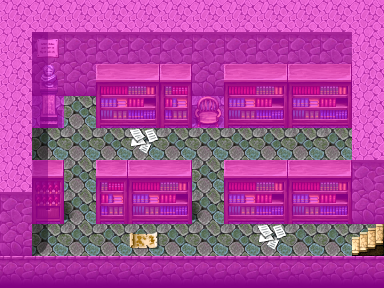

A level layout from a 2D game, rendered from its tile map. Below: a short description, then the map file with tile-grid data replaced by summaries:
An orthogonal 12x9 tile map with 32x32 px tiles, 4 tile layers (Ground, Objects, Above, Walkable), 12 tilesets and 3 objects (2x sign, mapchange).

<map version="1.0" orientation="orthogonal" width="12" height="9" tilewidth="32" tileheight="32">
    <tileset firstgid="1" name="map_25" tilewidth="32" tileheight="32">
        <image source="../drawable/map_25.png" width="256" height="256" />
    </tileset>
    <tileset firstgid="65" name="map_22" tilewidth="32" tileheight="32">
        <image source="../drawable/map_22.png" width="256" height="256" />
    </tileset>
    <tileset firstgid="129" name="map_5" tilewidth="32" tileheight="32">
        <image source="../drawable/map_5.png" width="256" height="256" />
    </tileset>
    <tileset firstgid="193" name="map_28" tilewidth="32" tileheight="32">
        <image source="../drawable/map_28.png" width="256" height="256" />
    </tileset>
    <tileset firstgid="257" name="map_12" tilewidth="32" tileheight="32">
        <image source="../drawable/map_12.png" width="256" height="256" />
    </tileset>
    <tileset firstgid="321" name="map_15" tilewidth="32" tileheight="32">
        <image source="../drawable/map_15.png" width="256" height="256" />
    </tileset>
    <tileset firstgid="385" name="map_11" tilewidth="32" tileheight="32">
        <image source="../drawable/map_11.png" width="256" height="256" />
    </tileset>
    <tileset firstgid="449" name="map_3" tilewidth="32" tileheight="32">
        <image source="../drawable/map_3.png" width="256" height="256" />
    </tileset>
    <tileset firstgid="513" name="map_9" tilewidth="32" tileheight="32">
        <image source="../drawable/map_9.png" width="256" height="256" />
    </tileset>
    <tileset firstgid="577" name="map_0" tilewidth="32" tileheight="32">
        <image source="../drawable/map_0.png" width="256" height="256" />
    </tileset>
    <tileset firstgid="641" name="map_1" tilewidth="32" tileheight="32">
        <image source="../drawable/map_1.png" width="256" height="256" />
    </tileset>
    <tileset firstgid="705" name="map_2" tilewidth="32" tileheight="32">
        <image source="../drawable/map_2.png" width="256" height="256" />
    </tileset>
    <layer name="Ground" width="12" height="9">
        <data>[108 cells, 108 non-empty, 5 distinct tile ids]</data>
    </layer>
    <layer name="Objects" width="12" height="9">
        <data>[108 cells, 40 non-empty, 16 distinct tile ids]</data>
    </layer>
    <layer name="Above" width="12" height="9">
        <data>[108 cells, 8 non-empty, 3 distinct tile ids]</data>
    </layer>
    <layer name="Walkable" width="12" height="9">
        <data>[108 cells, 82 non-empty, 1 distinct tile ids]</data>
    </layer>
    <objectgroup name="Mapevents">
        <object name="up" type="mapchange" x="352" y="224" width="32" height="32">
            <properties>
                <property name="map" value="fallhaven_arcir" />
                <property name="place" value="down" />
            </properties>
        </object>
        <object name="arcir_basement_statue" type="sign" x="32" y="128" width="64" height="32" />
        <object name="arcir_basement_tornpage" type="sign" x="128" y="224" width="32" height="32" />
    </objectgroup>
    <objectgroup name="Spawn" />
    <objectgroup name="Keys" />
</map>
